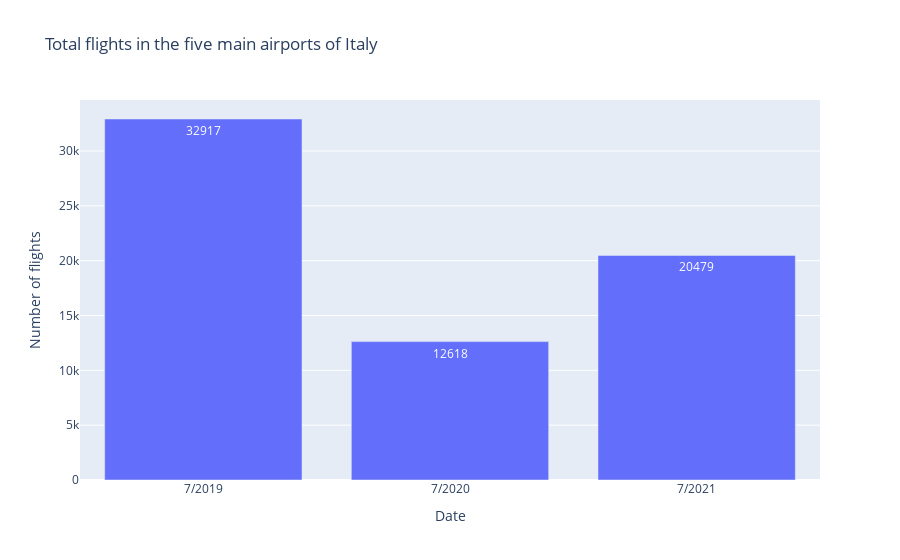

Notebook code for this chart:
### Markdown cell above
We can obserb a pattern that is repeated on each airport data. During 2020, the number of flights decreased, and in 2021 there was a partial recovery.

### Code cell
# Total flights per year in the five main airports

#2019
total_2019 = len(datarome2019) + len(datamilan2019) + len(datavenice2019) + len(databologna2019) + len(databergamo2019)
print(f'The total number of flights for the 5 airports in 2019 is: {total_2019}')

#2020
total_2020 = len(datarome2020) + len(datamilan2020) + len(datavenice2020) + len(databologna2020) + len(databergamo2020)
print(f'The total number of flights for the 5 airports in 2020 is: {total_2020}')

#2021
total_2021 = len(datarome2021) + len(datamilan2021) + len(datavenice2021) + len(databologna2021) + len(databergamo2021)
print(f'The total number of flights for the 5 airports in 2021 is: {total_2021}')

# Save the data in an array

totalperyear = [total_2019, total_2020, total_2021]
dataflights = [[date[0], totalperyear[0]], [date[1], totalperyear[1]], [date[2], totalperyear[2]]]

df = pd.DataFrame(dataflights, columns=['Date', 'Number of flights'])
df.head()

# Total flights in the 5 main airports of Italy (month 7 2019 to 2021)

fig = px.bar(df, x='Date', y='Number of flights', 
             title='Total flights in the five main airports of Italy')

fig.update_traces(text=df['Number of flights'])
fig.show()

### Figure 1 — Plotly figure (JSON) as saved in the notebook; plotly's stock layout.template omitted (floating-point values rounded to 4 significant figures)
{"data": [{"alignmentgroup": "True", "hovertemplate": "Date=%{x}<br>Number of flights=%{y}<extra></extra>", "legendgroup": "", "marker": {"color": "#636efa", "pattern": {"shape": ""}}, "name": "", "offsetgroup": "", "orientation": "v", "showlegend": false, "text": [32917, 12618, 20479], "textposition": "auto", "type": "bar", "x": ["7/2019", "7/2020", "7/2021"], "xaxis": "x", "y": [32917, 12618, 20479], "yaxis": "y"}], "layout": {"barmode": "relative", "legend": {"tracegroupgap": 0}, "title": {"text": "Total flights in the five main airports of Italy"}, "xaxis": {"anchor": "y", "domain": [0, 1], "title": {"text": "Date"}}, "yaxis": {"anchor": "x", "domain": [0, 1], "title": {"text": "Number of flights"}}}}
